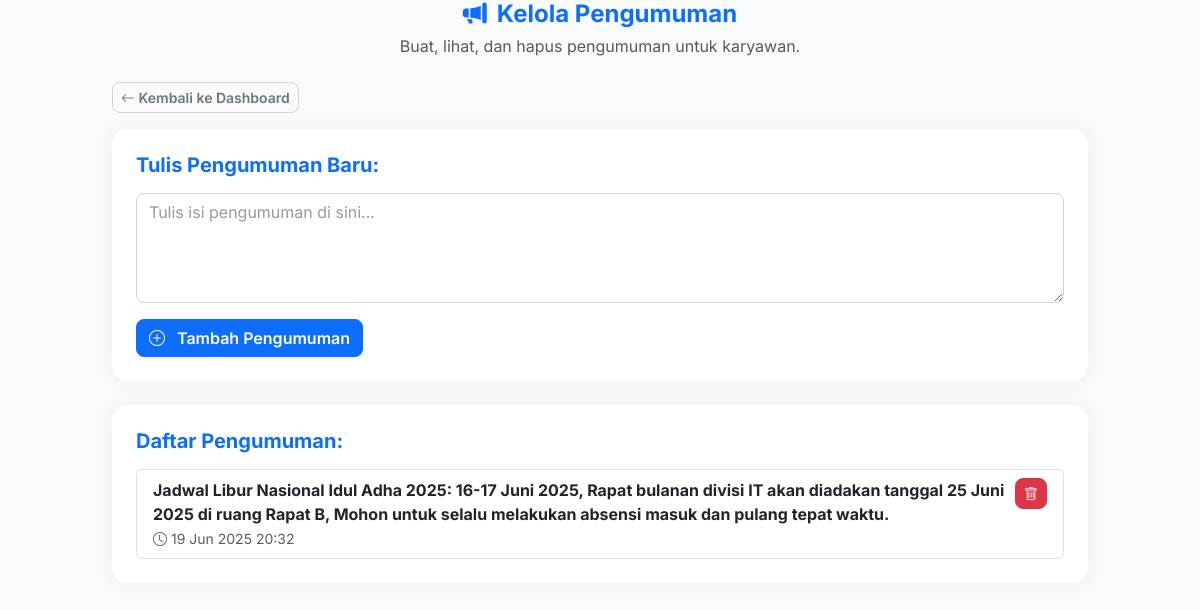
Page /admin/kelola_pengumuman.php (signed in) on the committed database.
### tables this page shows
CREATE TABLE `pengumuman` (
  `id` int NOT NULL,
  `isi` text NOT NULL,
  `tanggal` timestamp NULL DEFAULT CURRENT_TIMESTAMP
);

### admin/kelola_pengumuman.php (the view, shortened to what this page needs)
<?php
require '../includes/config.php';
$pengumuman = [];
$result = $conn->query("SELECT * FROM pengumuman ORDER BY tanggal DESC");
if ($result && $result->num_rows > 0) {
    while ($row = $result->fetch_assoc()) {
        $pengumuman[] = $row;
    }
}
?>
<!DOCTYPE html>
<html lang="id">
<head>
    <link href="https://cdn.jsdelivr.net/npm/bootstrap@5.3.0/dist/css/bootstrap.min.css" rel="stylesheet">
    <link href="https://cdn.jsdelivr.net/npm/bootstrap-icons@1.10.5/font/bootstrap-icons.css" rel="stylesheet">
    <link href="../assets/style.css" rel="stylesheet"> </head>
<body>
<div class="container">
    <div class="mb-4 page-header">
        <h4 class="text-primary"><i class="bi bi-megaphone-fill"></i> Kelola Pengumuman</h4>
        <p class="text-muted">Buat, lihat, dan hapus pengumuman untuk karyawan.</p>
    </div>
    <div class="mb-3">
        <a href="dashboard.php" class="btn btn-outline-secondary btn-sm">
            <i class="bi bi-arrow-left"></i> Kembali ke Dashboard
        </a>
    </div>
    <div class="card mb-4 p-4">
        <h5 class="card-title mb-3">Tulis Pengumuman Baru:</h5>
        <form method="post">
            <div class="mb-3">
                <textarea class="form-control" id="isi_pengumuman" name="isi_pengumuman" rows="4" placeholder="Tulis isi pengumuman di sini..." required></textarea>
            </div>
            <button type="submit" class="btn btn-primary"><i class="bi bi-plus-circle me-2"></i> Tambah Pengumuman</button>
        </form>
    </div>
    <div class="card p-4">
        <h5 class="card-title mb-3">Daftar Pengumuman:</h5>
        <ul class="list-group">
            <?php if (empty($pengumuman)): ?>
                <li class="list-group-item text-center text-muted">Belum ada pengumuman.</li>
            <?php else: ?>
                <?php foreach ($pengumuman as $p): ?>
                    <li class="list-group-item d-flex justify-content-between align-items-start">
                        <div>
                            <strong><?= htmlspecialchars($p['isi']) ?></strong><br>
                            <small class="text-muted"><i class="bi bi-clock"></i> <?= date('d M Y H:i', strtotime($p['tanggal'])) ?></small>
                        </div>
                        <a href="?hapus=<?= $p['id'] ?>" class="btn btn-sm btn-danger" onclick="return confirm('Yakin ingin menghapus pengumuman ini?')" title="Hapus Pengumuman">
                            <i class="bi bi-trash"></i>
                        </a>
                    </li>
                <?php endforeach; ?>
            <?php endif; ?>
        </ul>
    </div>
</div>
</body>
</html>

### assets/style.css (style rules this page uses)
html, body { height: 100%; margin: 0; }
body { font-family: "Inter", sans-serif; background-color: #f8fafc; color: #333; display: flex; flex-direction: column; min-height: 100vh; }
.container { max-width: 1000px; flex-grow: 1; }
.page-header { margin-bottom: 30px; text-align: center; }
.page-header h4 { font-weight: 700; color: #0d6efd; display: inline-flex; align-items: center; gap: 10px; margin-bottom: 5px; }
.page-header p { color: #6c757d; margin-bottom: 0; }
.card { border-radius: 1rem; box-shadow: 0 0 20px rgba(0, 0, 0, 0.05); background-color: #ffffff; border: none; margin-bottom: 20px; }
.card-title { font-weight: 700; color: #0d6efd; }
.form-control, .form-select { border-radius: 0.5rem; border: 1px solid #ced4da; }
.form-control::placeholder { color: #999; }
.btn { border-radius: 0.5rem; font-weight: 600; }
.btn-primary { background-color: #0d6efd; border-color: #0d6efd; }
.btn-outline-secondary { color: #6c757d; border-color: #ced4da; }
.btn-danger { background-color: #dc3545; border-color: #dc3545; }

### rows in the picture
pengumuman: isi "Jadwal Libur Nasional Idul Adha 2025: 16-17 Juni 2025, Rapat bulanan divisi IT akan diadakan tanggal 25 Juni 2025 di ruang Rapat B, Mohon untuk selalu melakukan absensi masuk dan pulang tepat waktu.", tanggal "19 Jun 2025 20:32"
